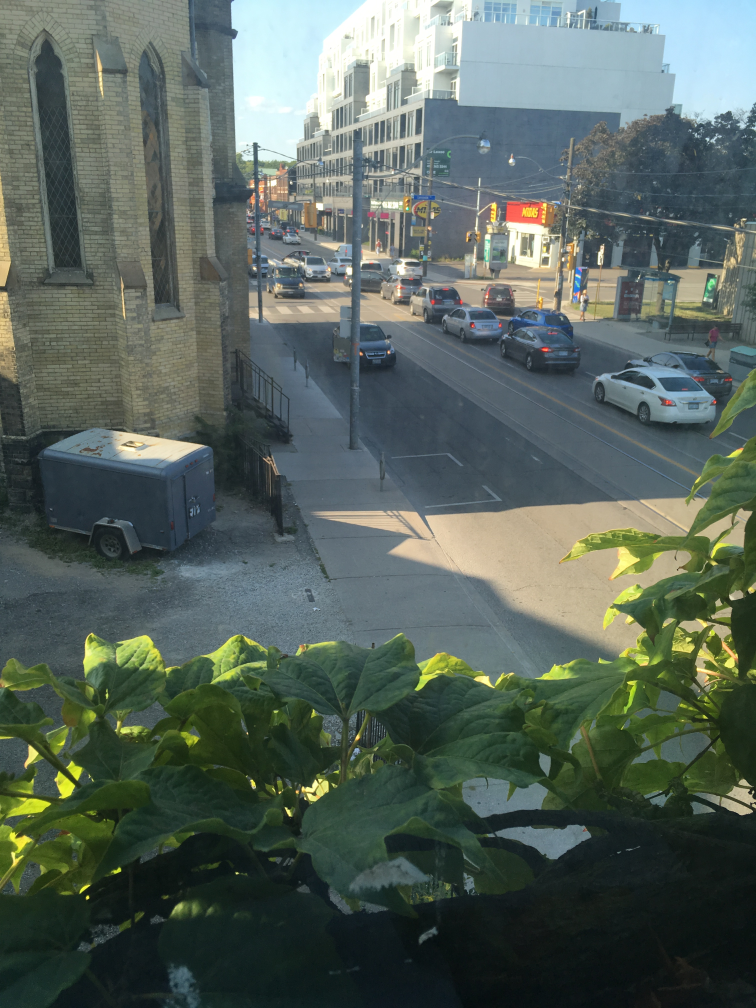
#> input picture python-prototype/input/IMG_3442.JPG, 3024 x 4032 px (shown at 1/4 size); its folder holds 4 pictures in this run
$ python perspective_test.py
#> lines starting #> are read from the running program, lines starting #| are printed output that depends on the picture
import cv2
import os
import numpy as np


def get_filepaths(directory):
    """
    This function will generate the file names in a directory
    tree by walking the tree either top-down or bottom-up. For each
    directory in the tree rooted at directory top (including top itself),
    it yields a 3-tuple (dirpath, dirnames, filenames).
    """
#> called with directory = 'input'
    file_paths = []  # List which will store all of the full filepaths.

    # Walk the tree.
    for root, directories, files in os.walk(directory):
        for filename in files:
            # Join the two strings in order to form the full filepath.
            filepath = os.path.join(root, filename)
            file_paths.append(filepath)  # Add it to the list.

    return file_paths  # Self-explanatory.


if __name__ == "__main__":
    list_images = []
    img_directory = "input"
    file_paths = get_filepaths(img_directory)
    orig = cv2.imread(file_paths[1])
#> orig is the input picture: shape (4032, 3024, 3); mean B, G, R 92.5, 100.1, 87.5
    orig = cv2.resize(orig, None, fx=0.14, fy=0.14)
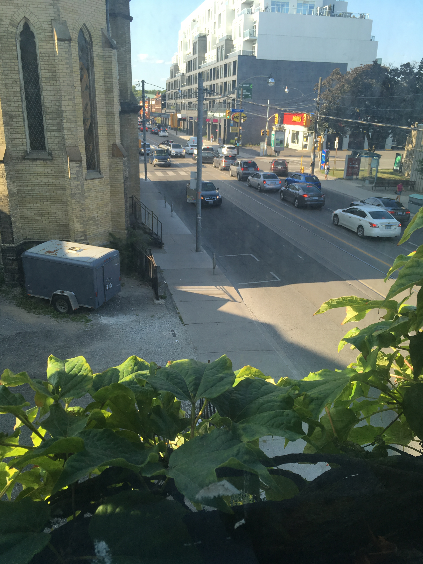
#> orig: shape (564, 423, 3); mean B, G, R 92.5, 100, 87.5
    cv2.imwrite("output/output_orig.jpg", orig)
    orig_gray = cv2.cvtColor(orig, cv2.COLOR_BGR2GRAY)
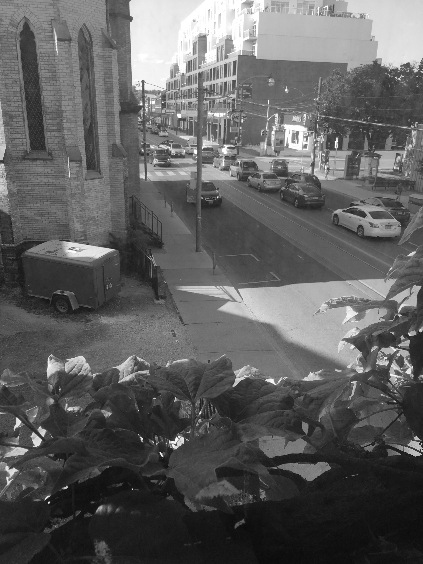
#> orig_gray: shape (564, 423); min 6, max 255, mean 95.4
    sz = orig.shape
#> sz = (564, 423, 3)
    list_images.append(orig)
    for i, f in enumerate(file_paths[2:]):
        # Read image and convert to grayscale
        img = cv2.imread(f)
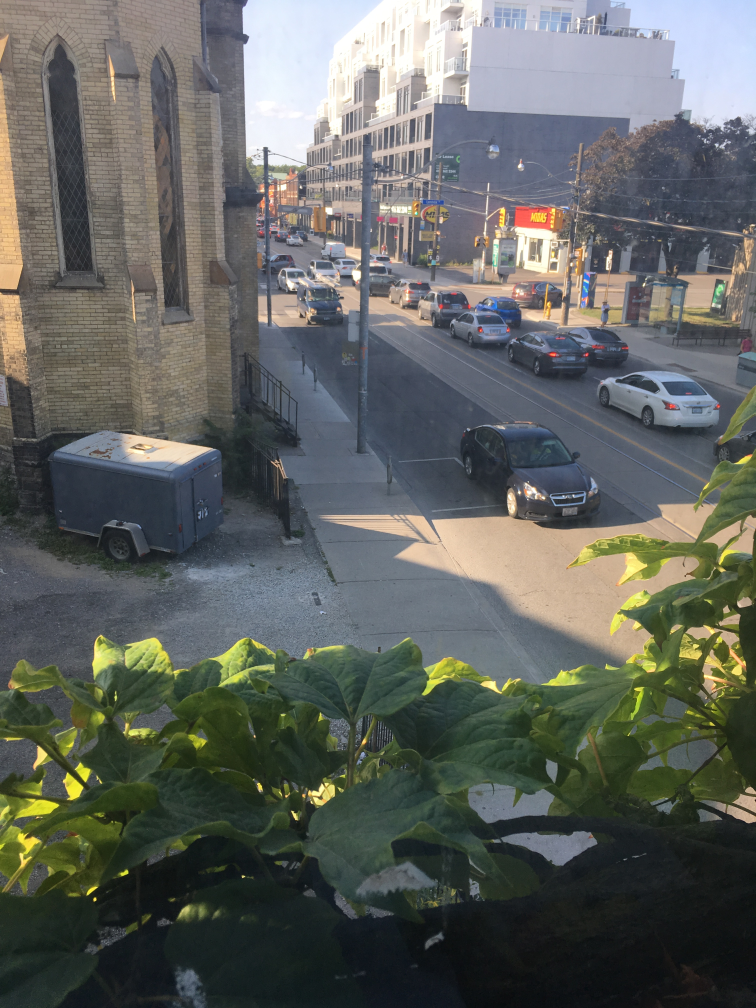
#> input picture python-prototype/input/IMG_3444.JPG, 3024 x 4032 px (shown at 1/4 size)
#> img is the input picture: shape (4032, 3024, 3); mean B, G, R 95.7, 100.1, 97
        img = cv2.resize(img, None, fx=0.14, fy=0.14)
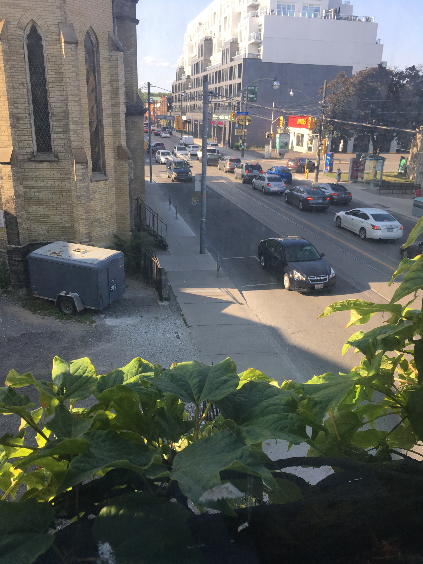
#> img: shape (564, 423, 3); mean B, G, R 95.7, 100.1, 97
        img_gray = cv2.cvtColor(img, cv2.COLOR_BGR2GRAY)
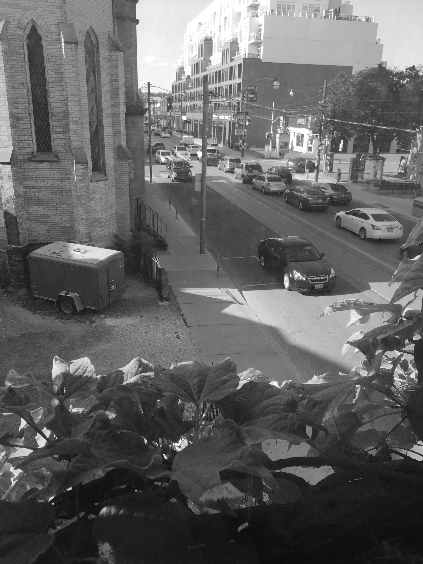
#> img_gray: shape (564, 423); min 9, max 255, mean 98.7
        warp_mode = cv2.MOTION_EUCLIDEAN
        # Define 2x3 or 3x3 matrices and initialize the matrix to identity
        if warp_mode == cv2.MOTION_HOMOGRAPHY :
            warp_matrix = np.eye(3, 3, dtype=np.float32)
        else:
            warp_matrix = np.eye(2, 3, dtype=np.float32)
        # Specify the number of iterations.
        number_of_iterations = 200

        # Specify the threshold of the increment
        # in the correlation coefficient between two iterations
        termination_eps = 1e-10

        # Define termination criteria
        criteria = (cv2.TERM_CRITERIA_EPS | cv2.TERM_CRITERIA_COUNT, number_of_iterations,  termination_eps)

        # Run the ECC algorithm. The results are stored in warp_matrix.
        (cc, warp_matrix) = cv2.findTransformECC(orig_gray, img_gray, warp_matrix, warp_mode, criteria)
#> cc = 0.979; warp_matrix = [[1, -0.00564, 6.22], [0.00564, 1, 1.32]]

        if warp_mode == cv2.MOTION_HOMOGRAPHY:
            # Use warpPerspective for Homography
            img_aligned = cv2.warpPerspective(img, warp_matrix, (sz[1],sz[0]), flags=cv2.INTER_LINEAR + cv2.WARP_INVERSE_MAP)
        else:
            # Use warpAffine for Translation, Euclidean and Affine
            img_aligned = cv2.warpAffine(img, warp_matrix, (sz[1], sz[0]), flags=cv2.INTER_LINEAR + cv2.WARP_INVERSE_MAP)
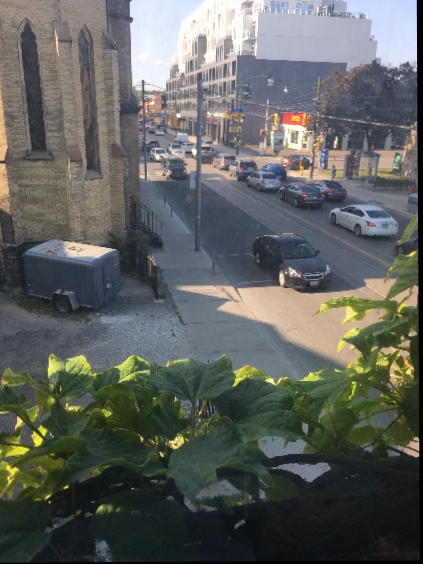
#> img_aligned: shape (564, 423, 3); mean B, G, R 93.8, 98, 94.8
        cv2.imwrite("output/output" + str(i) + ".jpg", img_aligned)
        list_images.append(img_aligned)
#> pass 2 of the loop `for i, f in enumerate(file_paths[2:]):`:
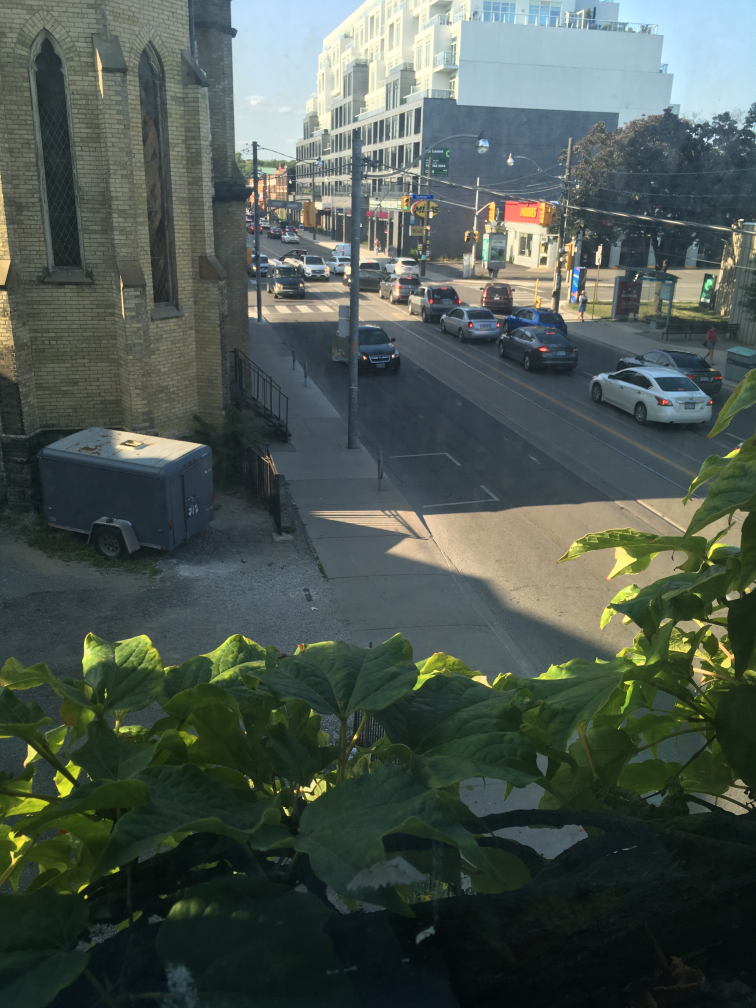
#> input picture python-prototype/input/IMG_3443.JPG, 3024 x 4032 px (shown at 1/4 size)
#> img is the input picture: shape (4032, 3024, 3); mean B, G, R 81, 87.9, 76.7
#> img: shape (564, 423, 3)
#> `img_gray = cv2.cvtColor(img, cv2.COLOR_BGR2GRAY)`:
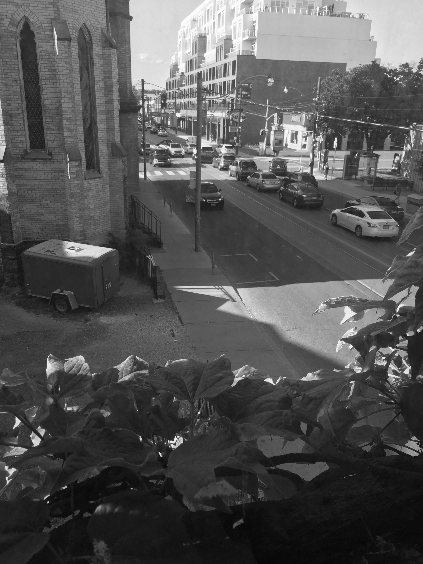
#> img_gray: shape (564, 423); min 5, max 254, mean 83.7
#> cc = 0.985; warp_matrix = [[1, -0.002, -0.505], [0.002, 1, -0.66]]
#> `img_aligned = cv2.warpAffine(img, warp_matrix, (sz[1], sz[0]), flags=c..`:
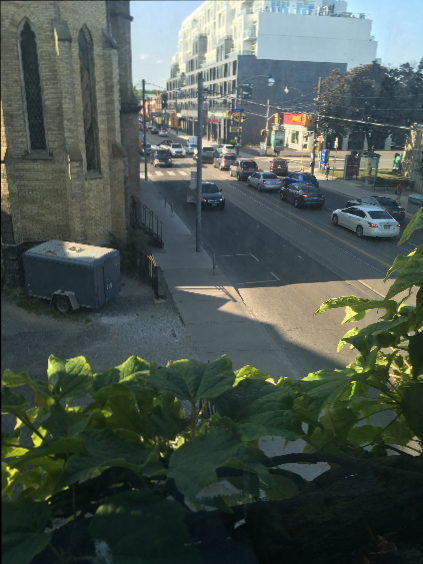
#> img_aligned: shape (564, 423, 3); mean B, G, R 80.8, 87.7, 76.6

    median = np.median(list_images, axis=0)
    cv2.imwrite("output/output_median.jpg", median)
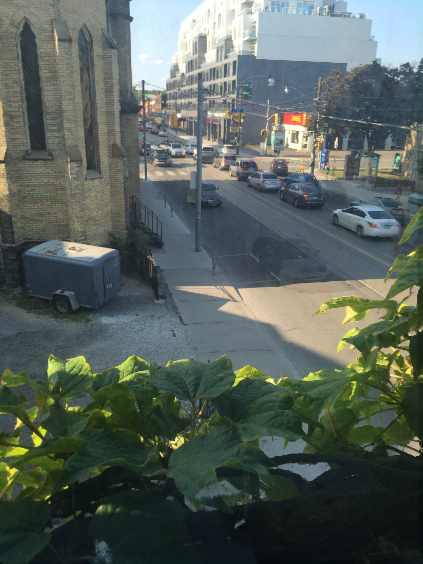
#> saved as output_median.jpg: shape (564, 423, 3); mean B, G, R 91.1, 97.4, 87.1
